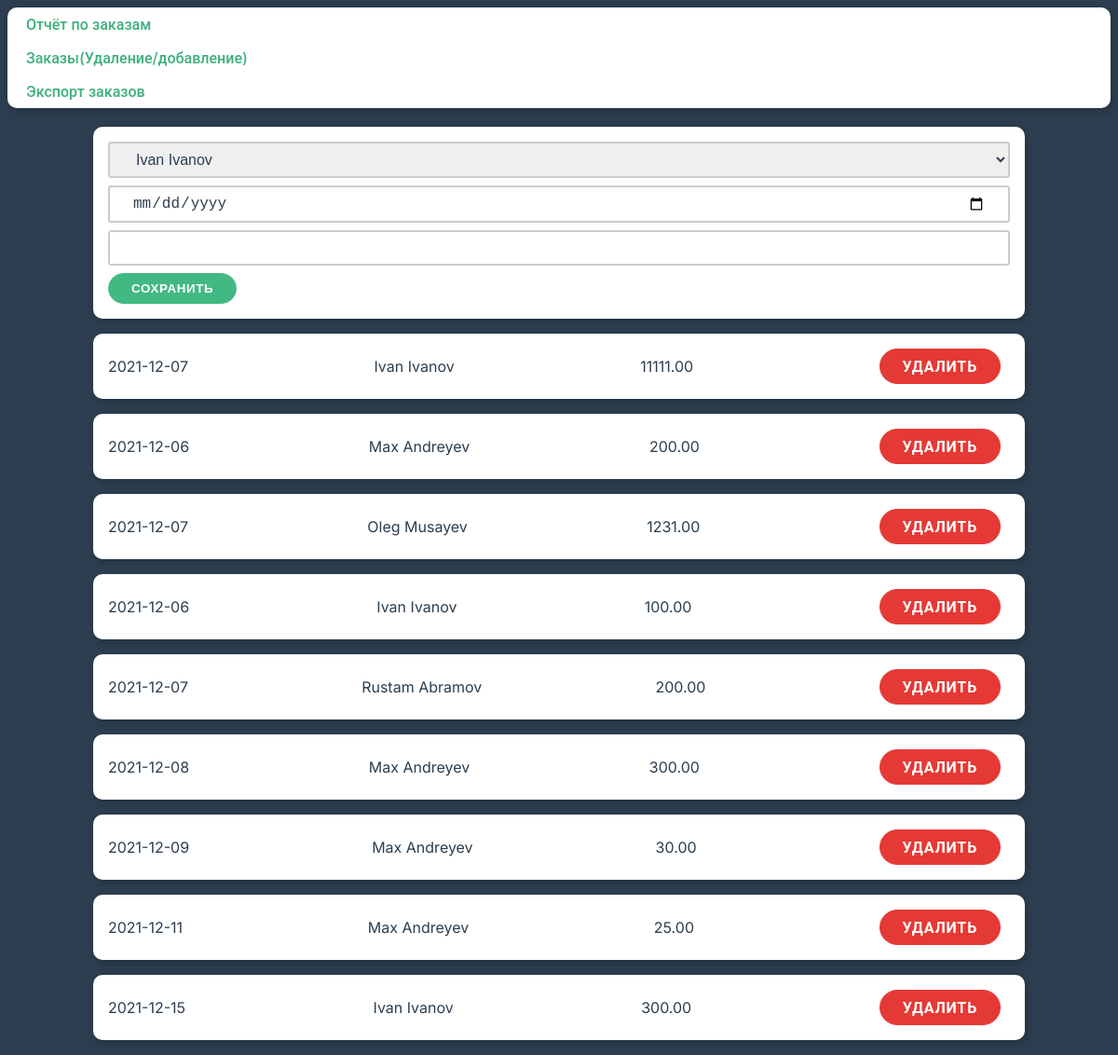
Before: /order/ (signed in) with the older database file.
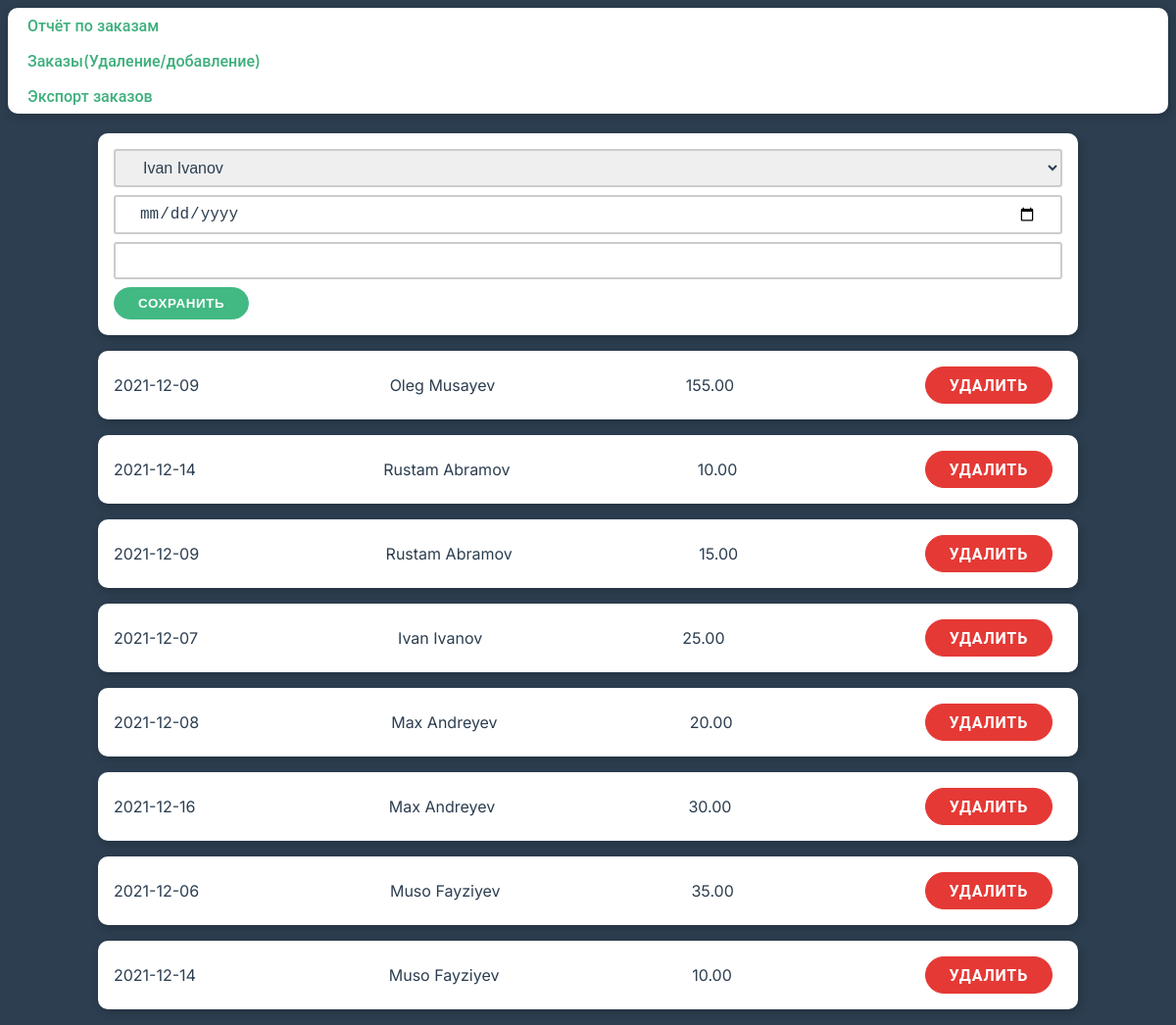
After: the same page with the newer database file.
### core/models.py (models this page shows)
class Order(models.Model):
    client = models.ForeignKey(to=Client, on_delete=models.CASCADE)
    date = models.DateField(verbose_name='Двта заказа')
    summa = models.DecimalField(verbose_name='Сумма заказа', default=0, max_digits=10, decimal_places=2)

class Client(models.Model):
    first_name = models.CharField(verbose_name='Имя', max_length=100)
    last_name = models.CharField(verbose_name='Фамилия', max_length=100)
    def __str__(self):
        return f'{self.first_name} {self.last_name}'
    class Meta:
        verbose_name = 'Клиент'
        verbose_name_plural = 'Клиенты'

### core/views.py (the view)
# urls.py: path('order/', OrderView.as_view(), name='order'),
class OrderView(View):
    def get(self, request):
        orders = Order.objects.all()
        clients = Client.objects.all()
        return render(request, 'order.html', {
            'orders': orders,
            'clients': clients,
        })

### templates/order.html (shortened to what this page needs)
{% extends 'base.html' %}
{% block content %}
    <div class="container">
        {% if user.is_authenticated %}
            <form method="post" class="card" id="order_post">
                <div class="form-control">
                    <select name="client" id="client" class="form-control" required="required">
                        {% for client in clients %}
                            <option value="{{ client.id }}">{{ client }}</option>
                        {% endfor %}
                    </select>
                </div>
                <div class="form-control">
                    <input type="date" class="form-control" required="required" id="order_date" dataformatas="dd-mm-yyyy">
                </div>
                <div class="form-control">
                    <input type="number" step="0.01" min="0" class="form-control" required="required" id="order_sum">
                </div>
                <button class="btn primary form-row" type="submit">Сохранить</button>
            </form>
            <lu id="order_list">
                {% for order in orders %}
                    <li class="card" style=" display: flex; justify-content: space-between; align-items: center;">
                        {{ order.date|date:"Y-m-d"  }}
                        <div>
                            {{ order.client }}
                        </div>
                        {{ order.summa }}
                        <a class="btn danger" href="{% url 'order_delete' order.id %}">Удалить</a>
                    </li>
                {% endfor %}
            </lu>
        {% else %}
            <div class="alert card">
                <h1>Вы не авторизованы</h1>
                <a class="btn primary" href="/admin/" target="_blank">Авторизоваться</a>
            </div>
        {% endif %}
    </div>
{% endblock %}

### templates/base.html (shortened to what this page needs)
{% load static %}
<!DOCTYPE html>
<html lang="en">
<head>
    <link rel="stylesheet" href="{% static 'css/theme.css' %}">
</head>
<body>
<div class="list card" style="padding-left: 20px;">
    <div class="list-item"><a href="{% url 'order_report' %}">Отчёт по заказам</a></div>
    <div class="list-item"><a href="{% url 'order' %}">Заказы(Удаление/добавление)</a></div>
    <div class="list-item"><a href="{% url 'export' %}">Экспорт заказов</a></div>
</div>
<br>
{% block content %}
{% endblock %}
</body>
</html>

### static/css/theme.css (style rules this page uses)
* { box-sizing: border-box; }
body { font-family: Inter, Roboto, Oxygen, Fira Sans, Helvetica Neue, sans-serif; -webkit-font-smoothing: antialiased; -moz-osx-font-smoothing: grayscale; font-size: 16px; color: #2c3e50; background: #2c3e50; }
a { color: #3eaf7c; font-weight: 500; text-decoration: none; }
.btn { color: #42b983; position: relative; place-content: center; place-items: center; width: fit-content; border-radius: 99px; letter-spacing: 0.05em; border: 1px solid #42b983; text-decoration: none; text-transform: uppercase; margin-right: 10px; padding: 0.5rem 1.5rem; white-space: nowrap; font-weight: 700; outline: none; background: #fff; transition: all 0.22s; }
.btn.primary { background: #42b983; color: #fff; }
.btn.danger { background: #e53935; color: #fff; border-color: #e53935; }
.container { margin: 0 auto; max-width: 1000px; }
.form-control { position: relative; margin-bottom: 0.5rem; }
.form-control input, .form-control select { margin: 0; outline: none; border: 2px solid #ccc; display: block; width: 100%; color: #2c3e50; padding: 0.5rem 1.5rem; border-radius: 3px; font-size: 1rem; }
.card { padding: 1rem; margin-bottom: 1rem; border-radius: 10px; box-shadow: 2px 3px 10px rgba(0, 0, 0, 0.2); background: #fff; }
.list { margin: 0; padding: 0; list-style: none; }
.list-item { display: flex; align-items: center; justify-content: space-between; padding: 0.5rem 0; }

Changed rows visible on the page:
removed Order: date "2021-12-07", client "Ivan Ivanov", summa "11111.00"
removed Order: date "2021-12-06", client "Max Andreyev", summa "200.00"
removed Order: date "2021-12-07", client "Oleg Musayev", summa "1231.00"
removed Order: date "2021-12-06", client "Ivan Ivanov", summa "100.00"
removed Order: date "2021-12-07", client "Rustam Abramov", summa "200.00"
removed Order: date "2021-12-08", client "Max Andreyev", summa "300.00"
removed Order: date "2021-12-09", client "Max Andreyev", summa "30.00"
removed Order: date "2021-12-11", client "Max Andreyev", summa "25.00"
removed Order: date "2021-12-15", client "Ivan Ivanov", summa "300.00"
added Order: date "2021-12-09", client "Oleg Musayev", summa "155.00"
added Order: date "2021-12-14", client "Rustam Abramov", summa "10.00"
added Order: date "2021-12-09", client "Rustam Abramov", summa "15.00"
added Order: date "2021-12-07", client "Ivan Ivanov", summa "25.00"
added Order: date "2021-12-08", client "Max Andreyev", summa "20.00"
added Order: date "2021-12-16", client "Max Andreyev", summa "30.00"
added Order: date "2021-12-06", client "Muso Fayziyev", summa "35.00"
added Order: date "2021-12-14", client "Muso Fayziyev", summa "10.00"
